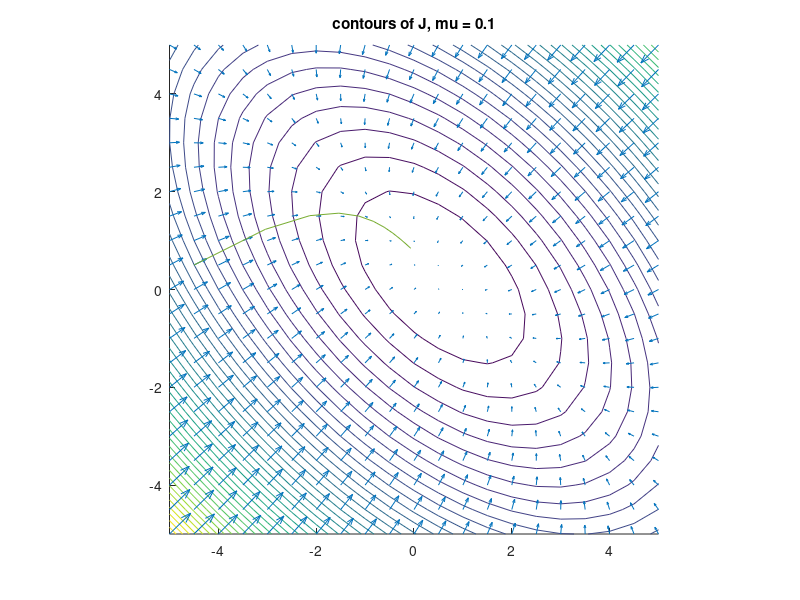
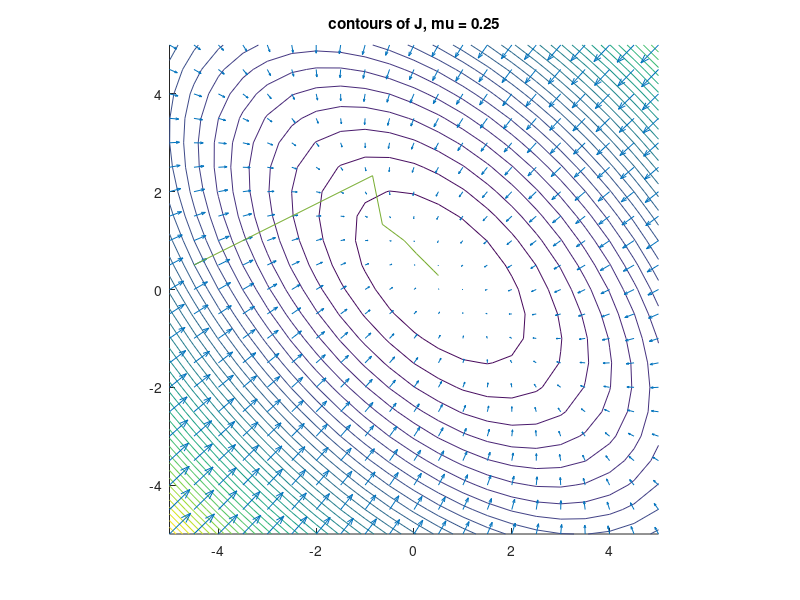
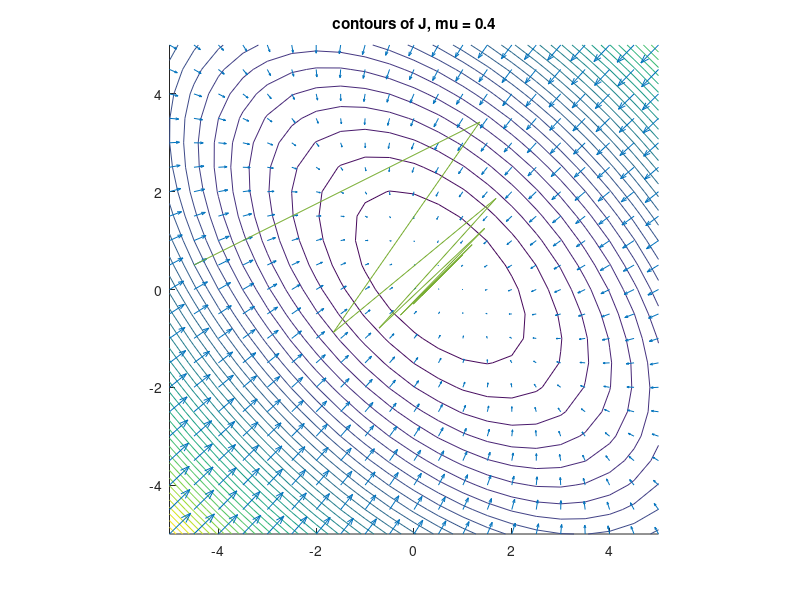
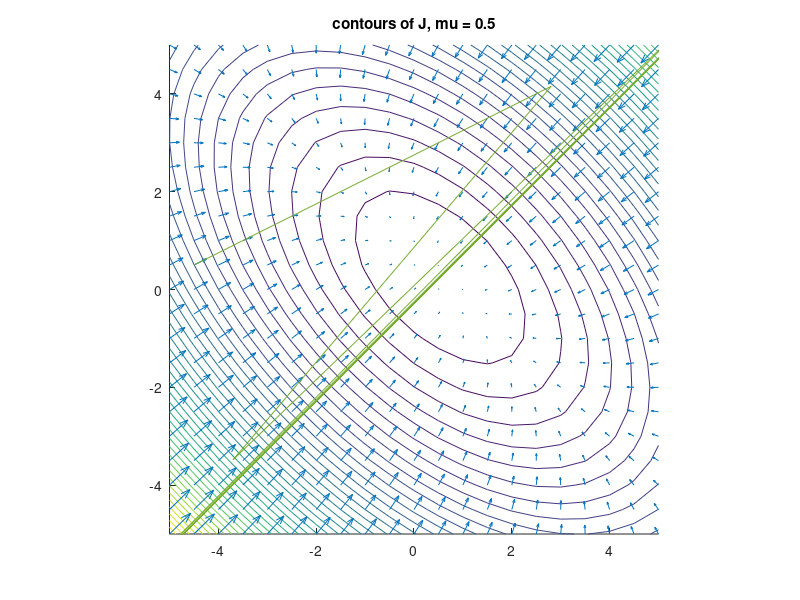

Write MATLAB code to recreate these figures, in order.
%% Devon Quaternik
% ELEN 431 
% HW 4 

%% Problem 1 (taken from code on Camino)
% Part 1

% Ru0, Ru1 are the auto-correlation matrix diagonal and corner terms     
% P0, P1 are the cross-correlation vector values  
% D2 is the power of the desired signal d(n)  
% Use grid for display  

Ru0 = 1.49;
Ru1 = 0.8;
P0 = 1;
P1 = 0.8;
D2 = 0.1;

%Plot contours of cost function, quiver plot of gradient
figure;
xord=[-5:0.5:5];  
yord=[-5:0.5:5];  
[x,y]=meshgrid(xord,yord);  

%%Quadratic form cost function  
J = D2 + Ru0.*x.*x + Ru0.*y.*y + Ru1.*x.*y + Ru1.*y.*x - 2*P0.*x - 2*P1.*y;  

%Gradient computation, reverse sign to get negative gradient (point down)  
[px,py]=gradient(J,0.5,0.5);  
px=-px;  
py=-py;  

%Plot contours and gradient arrows
figure(1);
hold on  
axis('square');
contour(x,y,J,40);  
quiver(x,y,px,py);  
title('contours of J, mu = 0.1')

figure(2);
hold on  
axis('square');
contour(x,y,J,40);  
quiver(x,y,px,py);  
title('contours of J, mu = 0.25')

figure(3);
hold on  
axis('square');
contour(x,y,J,40);  
quiver(x,y,px,py);  
title('contours of J, mu = 0.4')

figure(4);
hold on  
axis('square');
contour(x,y,J,40);  
quiver(x,y,px,py);  
title('contours of J, mu = 0.5')

figure(5);
hold on  
axis('square');
contour(x,y,J,40);  
quiver(x,y,px,py);  
title('contours of J mu = 0.75')


% Set up for steepest descent recursion

Ru = [Ru0 Ru1; Ru1 Ru0];
P = [P0 P1]';
wthold = zeros(11,5);
Jhold = zeros(11,5);
mulist = [0.1 0.25 0.4 0.5 0.75];

%
% Outer loop to cycle through all five values of mu
%
for m = 1:5,
	xa = -4.5;  % initialize weight vector to [-4.5, 0.5];
	ya = 0.5;
	wt1 = [xa];
	wt2 = [ya];
	W = [xa ya]';
	mu = mulist(m);   %Current stepsize
	wt1x = [xa];

	J = -2*W'*P + W'*Ru*W + D2;
	Jt = [J];
%
% Inner loop for 10 steps of recursion
%
	for k = 1:10
		W = W + 2*mu.*(P-Ru*W);
		xa = W(1);
		ya = W(2);
		wt1 = [wt1;xa];
		wt2 = [wt2;ya];
		wt1x = [wt1x;xa];
%		J = -2*W'*P + W'*Ru*W + 1;
		J = -2*W'*P + W'*Ru*W + D2;
		Jt = [Jt; J];
    end 
    figure(m)
	plot(wt1, wt2);
	wthold(:,m) = wt1x;
	Jhold(:,m) = Jt;
    axis( [-5 5  -5 5])
end



figure
t = [0:1:10];
hold on 
for k=1:5,
	plot(t,wthold(:,6-k))
end
legend('.75','0.5','0.4','0.25','0.1');
tx = [0:0.1:10];
ya = 0.516 * ones(1,101);
plot(tx,ya,'.');
%axis( [0,10,-5,5]);
axis( [0,10,-20,20]);
title('Behavior of weight values, dotted is optimal')

figure
hold on
for k=1:5
	plot(t,Jhold(:,6-k))
end
axis( [0,10,0,80] );
title('Learning curve for varying weight values');
legend('.75','0.5','0.4','0.25','0.1');

disp('The max of mu should be 0.5, non-inclusive based on results above.')

vals = eig(Ru);
mubound=2/(max(vals))

%% Problem 2
R4 = [1.1 0.5 0.1 -0.1; 0.5 1.1 0.5 0.1; 0.1 0.5 1.1 0.5; -0.1 0.1 0.5 1.1];
p4 = [0.5; -0.4; -0.2; -0.1];
sigd2 = 1.0;
sigv2 = 0.1;

%MSE for Weiner filter with length 0,1,2,3,4
%Jmin = sigd2 - ph*wopt = sigd2 -ph*inv(R)*p

for M = 0:4
    if M < 5 && M > 0
        R = R4(1:M,1:M);
        R1 = inv(R);
        p = p4(1:M);
    else
        R = 0;
        R1 = 0;
        p = 0;
    end
    Jmin(M+1) = sigd2 - p'*R1*p;
end

Jmin

figure;
plot([0:M],Jmin)
title('MSE vs Order of filter')
